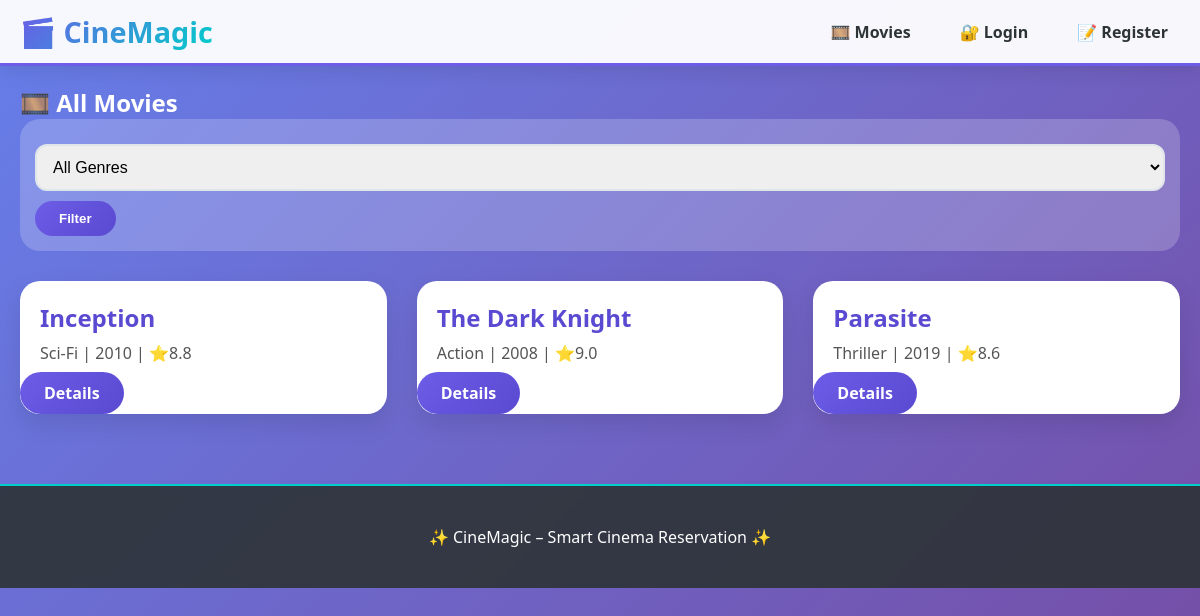
The app's page /movies with its own data.
### run.py (models this page shows)
class Movie(db.Model):
    __tablename__ = 'movies'
    id = db.Column(db.Integer, primary_key=True)
    title = db.Column(db.String(150), nullable=False)
    genre = db.Column(db.String(100))
    duration_min = db.Column(db.Integer)
    description = db.Column(db.Text)
    release_year = db.Column(db.Integer)
    rating = db.Column(db.Float)
    showtimes = db.relationship('Showtime', backref='movie', lazy=True)

### run.py (the view)
@app.route('/movies')
def movies():
    genre = request.args.get('genre', '')
    query = Movie.query
    if genre:
        query = query.filter(Movie.genre.ilike(f'%{genre}%'))
    movies = query.all()
    all_genres = [g[0] for g in db.session.query(Movie.genre).distinct() if g[0]]
    return render_template('movies.html', movies=movies, genres=all_genres, selected_genre=genre)

### templates/movies.html
{% extends "base.html" %}{% block content %}<h2 style="color:white;">🎞️ All Movies</h2><form method="GET" style="background:rgba(255,255,255,0.2); padding:15px; border-radius:20px; margin-bottom:20px;"><select name="genre"><option value="">All Genres</option>{% for g in genres %}<option value="{{ g }}" {% if selected_genre==g %}selected{% endif %}>{{ g }}</option>{% endfor %}</select><button type="submit">Filter</button></form><div class="movie-grid">{% for m in movies %}<div class="movie-card"><h3>{{ m.title }}</h3><p>{{ m.genre }} | {{ m.release_year }} | ⭐{{ m.rating }}</p><a href="{{ url_for("movie_detail", movie_id=m.id) }}" class="btn">Details</a></div>{% endfor %}</div>{% endblock %}

### static/style.css (style rules this page uses)
:root { --primary: #6c5ce7; --primary-dark: #5a4ad1; --secondary: #00cec9; --danger: #e74c3c; --success: #00b894; --warning: #fdcb6e; --dark: #2d3436; }
* { margin:0; padding:0; box-sizing:border-box; }
body { font-family: 'Segoe UI', system-ui; background: linear-gradient(135deg, #667eea 0%, #764ba2 100%); min-height: 100vh; }
.movie-grid { display: grid; grid-template-columns: repeat(auto-fill, minmax(280px, 1fr)); gap: 30px; margin-top: 30px; }
.movie-card { background: white; border-radius: 20px; overflow: hidden; box-shadow: 0 10px 25px rgba(0,0,0,0.1); transition: transform 0.3s ease; cursor: pointer; }
.movie-card h3 { padding: 20px 20px 0; font-size: 1.5rem; color: var(--primary-dark); }
.movie-card p { padding: 8px 20px; color: #555; }
.btn, button { background: linear-gradient(135deg, var(--primary), var(--primary-dark)); color: white; border: none; padding: 10px 24px; border-radius: 40px; font-weight: 600; cursor: pointer; transition: 0.2s; text-decoration: none; display: inline-block; }
input, select, textarea { width: 100%; padding: 12px; margin: 10px 0; border: 2px solid #dfe6e9; border-radius: 12px; font-size: 1rem; }

### records on screen
Movie: title "Inception", genre "Sci-Fi", release_year "2010", rating "8.8"
Movie: title "The Dark Knight", genre "Action", release_year "2008", rating "9.0"
Movie: title "Parasite", genre "Thriller", release_year "2019", rating "8.6"
